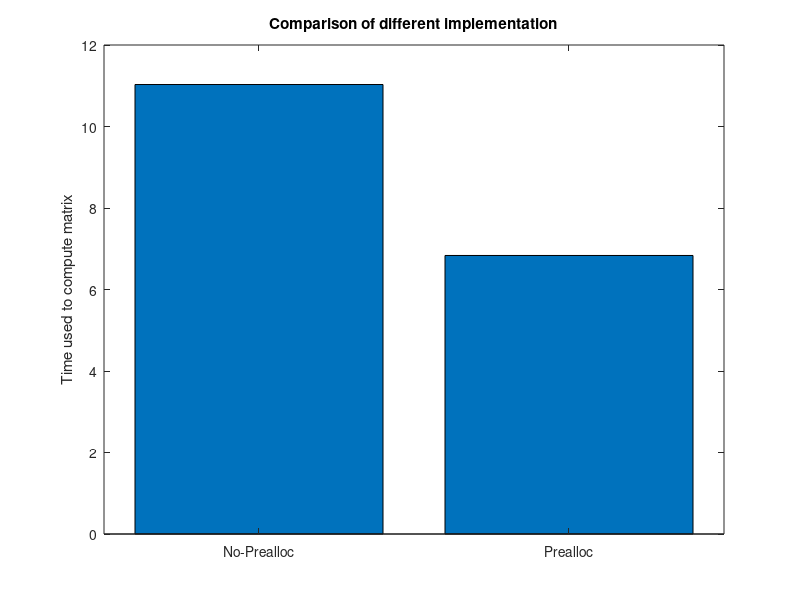

Recreate this plot in MATLAB. (Note: this script raises an error after producing the figure.)
% MATLAB Video #8 - Performance Improvements
% October, 10th 2019
% Jousef Murad - www.engineered-mind.com
% MATLAB Version - R2018b

clc, clear, close all

%% Section 1 (Pre-Allocation)
% Source: https://de.mathworks.com/help/matlab/matlab_prog/preallocating-arrays.html

% Bad Example

tic
x = 0;
for k = 2:1000000
   x(k) = x(k-1) + 5;
end
t(1) = toc;

% Better Example

tic
x = zeros(1, 1000000);
for k = 2:1000000
   x(k) = x(k-1) + 5;
end
t(2) = toc;

figure(1)
%% Section 2 - Plot Results
bar(t)
set(gca,'xtick',1:2,'xticklabel',{'No-Prealloc','Prealloc'})
title('Comparison of different implementation')
ylabel('Time used to compute matrix')

%% Section 3 - Tips & Tricks
figure(2)
% Use the "gobjects" function to preallocate arrays for graphics objects
% (example from MATLAB doc)

h = gobjects(4,1);

for k=1:4
   h(k) = subplot(2,2,k);
end